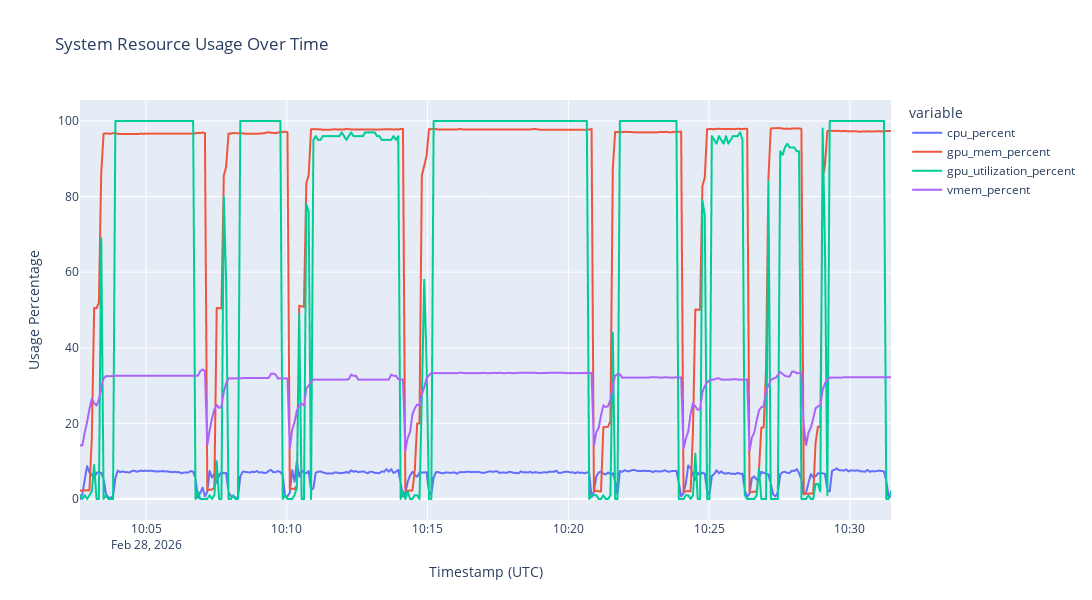

The notebook cell saved with this chart:
### Code cell
px.line(
    data,
    y=["cpu_percent", "gpu_mem_percent", "gpu_utilization_percent", "vmem_percent"],
    title="System Resource Usage Over Time",
    labels={"value": "Usage Percentage", "timestamp_utc": "Timestamp (UTC)"},
    width=1200,
    height=600,
).show()

### Figure 1 — Plotly figure (JSON) as saved in the notebook; plotly's stock layout.template omitted (floating-point values rounded to 4 significant figures; data arrays with more than 128 entries replaced by an {"elided": "..."} marker saying what was removed)
{"data": [{"hovertemplate": "variable=cpu_percent<br>Timestamp (UTC)=%{x}<br>Usage Percentage=%{y}<extra></extra>", "legendgroup": "cpu_percent", "line": {"color": "#636efa", "dash": "solid"}, "marker": {"symbol": "circle"}, "mode": "lines", "name": "cpu_percent", "showlegend": true, "type": "scattergl", "x": {"elided": "345 str values"}, "xaxis": "x", "y": {"elided": "345 float values"}, "yaxis": "y"}, {"hovertemplate": "variable=gpu_mem_percent<br>Timestamp (UTC)=%{x}<br>Usage Percentage=%{y}<extra></extra>", "legendgroup": "gpu_mem_percent", "line": {"color": "#EF553B", "dash": "solid"}, "marker": {"symbol": "circle"}, "mode": "lines", "name": "gpu_mem_percent", "showlegend": true, "type": "scattergl", "x": {"elided": "345 str values"}, "xaxis": "x", "y": {"elided": "345 float values"}, "yaxis": "y"}, {"hovertemplate": "variable=gpu_utilization_percent<br>Timestamp (UTC)=%{x}<br>Usage Percentage=%{y}<extra></extra>", "legendgroup": "gpu_utilization_percent", "line": {"color": "#00cc96", "dash": "solid"}, "marker": {"symbol": "circle"}, "mode": "lines", "name": "gpu_utilization_percent", "showlegend": true, "type": "scattergl", "x": {"elided": "345 str values"}, "xaxis": "x", "y": {"elided": "345 float values"}, "yaxis": "y"}, {"hovertemplate": "variable=vmem_percent<br>Timestamp (UTC)=%{x}<br>Usage Percentage=%{y}<extra></extra>", "legendgroup": "vmem_percent", "line": {"color": "#ab63fa", "dash": "solid"}, "marker": {"symbol": "circle"}, "mode": "lines", "name": "vmem_percent", "showlegend": true, "type": "scattergl", "x": {"elided": "345 str values"}, "xaxis": "x", "y": {"elided": "345 float values"}, "yaxis": "y"}], "layout": {"height": 600, "legend": {"title": {"text": "variable"}, "tracegroupgap": 0}, "title": {"text": "System Resource Usage Over Time"}, "width": 1200, "xaxis": {"anchor": "y", "domain": [0, 1], "title": {"text": "Timestamp (UTC)"}}, "yaxis": {"anchor": "x", "domain": [0, 1], "title": {"text": "Usage Percentage"}}}}
